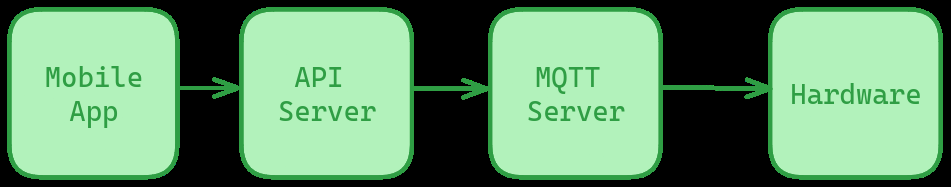
#> input picture images/flow.png, 951 x 187 px
$ python -i ocr.py   (imports and definitions only)
#> lines starting #> are read from the running program, lines starting #| are printed output that depends on the picture; after the words box and inside, x2 and y2 are one past the last pixel; in counts of white or black regions, pixels touching at a corner belong together
import cv2
import numpy as np
import pytesseract

def order_points(pts):
	rect = np.zeros((4, 2), dtype='float32')
	pts = np.array(pts)
	s = pts.sum(axis=1)
	rect[0] = pts[np.argmin(s)]
	rect[2] = pts[np.argmax(s)]
	diff = np.diff(pts, axis=1)
	rect[1] = pts[np.argmin(diff)]
	rect[3] = pts[np.argmax(diff)]
	return rect.astype('int').tolist()

def preprocessImg(path):
#> called with path = '../images/flow.png'
    img = cv2.imread(path, cv2.IMREAD_COLOR)
#> img is the input picture: shape (187, 951, 3); mean B, G, R 113.6, 153.8, 106.3
    dim_limit = 1080
    max_dim = max(img.shape)
#> max_dim = 951
    if max_dim > dim_limit:
        resize_scale = dim_limit / max_dim
        img = cv2.resize(img, None, fx=resize_scale, fy=resize_scale)

	# Making Copy of original image.
    orig_img = img.copy()
	# Repeated Closing operation to remove text from the document.
    kernel = np.ones((5,5),np.uint8)
    img = cv2.morphologyEx(img, cv2.MORPH_CLOSE, kernel, iterations= 3)
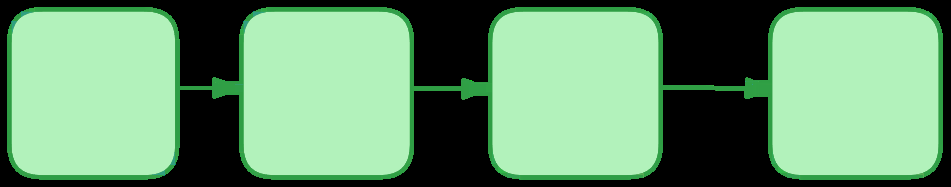
#> img: shape (187, 951, 3); mean B, G, R 116.5, 156.1, 109.4
    mask = np.zeros(img.shape[:2],np.uint8)
    bgdModel = np.zeros((1,65),np.float64)
    fgdModel = np.zeros((1,65),np.float64)
    rect = (20,20,img.shape[1]-20,img.shape[0]-20)
#> rect = (20, 20, 931, 167)
    cv2.grabCut(img,mask,rect,bgdModel,fgdModel,5,cv2.GC_INIT_WITH_RECT)
    mask2 = np.where((mask==2)|(mask==0),0,1).astype('uint8')
    img = img*mask2[:,:,np.newaxis]
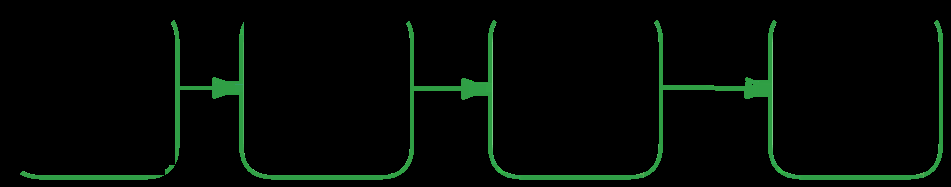
#> img: shape (187, 951, 3); mean B, G, R 4, 9, 2.8
    gray = cv2.cvtColor(img, cv2.COLOR_BGR2GRAY)
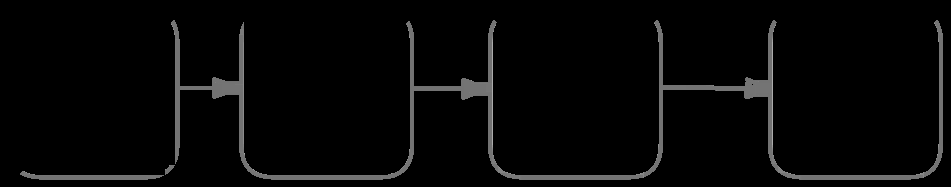
#> gray: shape (187, 951); min 0, max 172, mean 6.6
    gray = cv2.GaussianBlur(gray, (11, 11), 0)
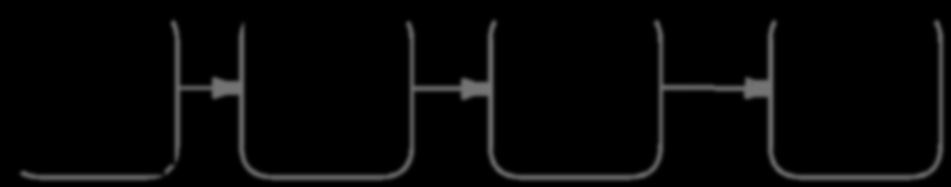
#> gray: shape (187, 951); min 0, max 118, mean 6.6

    v = np.median(gray)
#> v = 0
    sigma = 1.5
    lower = int(max(0, (1.0 - sigma) * v))
#> lower = 0
    upper = int(min(255, (1.0 + sigma) * v))
#> upper = 0
	# Edge Detection.
    canny = cv2.Canny(gray, lower, upper)
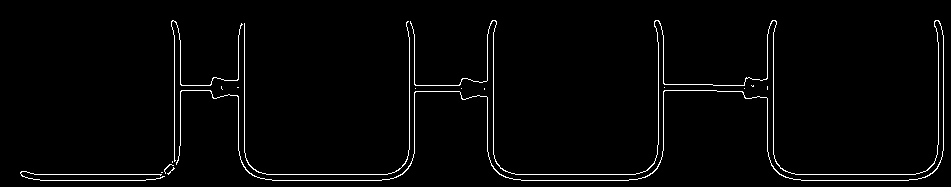
#> canny: shape (187, 951); 2.2% white in thin lines or dots, all inside (x1, y1, x2, y2) = (20, 20, 944, 181)
    canny = cv2.dilate(canny, cv2.getStructuringElement(cv2.MORPH_ELLIPSE,(5,5)))
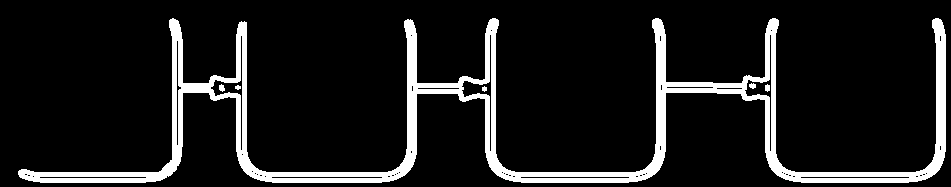
#> canny: shape (187, 951); 10.9% white; 6 white regions
	# Finding contours for the detected edges.
    contours, hierarchy = cv2.findContours(canny, cv2.RETR_LIST, cv2.CHAIN_APPROX_NONE)
#> contours = 59 contours, 44 with area under 20; largest, box (x1, y1, x2, y2) and area: (18, 18, 946, 183) 19424, (210, 35, 243, 151) 573, (744, 34, 772, 152) 570, (461, 34, 492, 152) 565, (271, 176, 383, 179) 220
	# Keeping only the largest detected contour.
    page = sorted(contours, key=cv2.contourArea, reverse=True)[:5]
#> page = 5 contours; box (x1, y1, x2, y2) and area: (18, 18, 946, 183) 19424, (210, 35, 243, 151) 573, (744, 34, 772, 152) 570, (461, 34, 492, 152) 565, (271, 176, 383, 179) 220
	# Loop over the contours.
    for c in page:
		# Approximate the contour.
        epsilon = 0.02 * cv2.arcLength(c, True)
        corners = cv2.approxPolyDP(c, epsilon, True)
		# If our approximated contour has four points
        if len(corners) == 4:
            break
#> this loop made 5 passes
#> epsilon on passes 1 to 4: 77.94, 5.88, 5.71, 5.98
#> (epsilon, corners) on pass 5: (4.47, [[271, 177], [382, 177]])
	# Sorting the corners and converting them to desired shape.
    corners = sorted(np.concatenate(corners).tolist())
	# Rearranging the order of the corner points.
    corners = order_points(corners)
#> in order_points, `pts = np.array(pts)`: pts = [[271, 177], [382, 177]]
#> in order_points, `s = pts.sum(axis=1)`: s = [448, 559]
#> in order_points, `diff = np.diff(pts, axis=1)`: diff = [-94, -205]
#> corners = [[271, 177], [382, 177], [382, 177], [271, 177]]
    (tl, tr, br, bl) = corners
#> tl = [271, 177]; tr = [382, 177]; br = [382, 177]; bl = [271, 177]
	# Finding the maximum width.
    widthA = np.sqrt(((br[0] - bl[0]) ** 2) + ((br[1] - bl[1]) ** 2))
#> widthA = 111
    widthB = np.sqrt(((tr[0] - tl[0]) ** 2) + ((tr[1] - tl[1]) ** 2))
#> widthB = 111
    maxWidth = max(int(widthA), int(widthB))
#> maxWidth = 111
	# Finding the maximum height.
    heightA = np.sqrt(((tr[0] - br[0]) ** 2) + ((tr[1] - br[1]) ** 2))
#> heightA = 0
    heightB = np.sqrt(((tl[0] - bl[0]) ** 2) + ((tl[1] - bl[1]) ** 2))
#> heightB = 0
    maxHeight = max(int(heightA), int(heightB))
#> maxHeight = 0
	# Final destination co-ordinates.
    destination_corners = [[0, 0],[maxWidth, 0],[maxWidth, maxHeight],[0, maxHeight]]
#> destination_corners = [[0, 0], [111, 0], [111, 0], [0, 0]]
	# Getting the homography.
    homography = cv2.getPerspectiveTransform(np.float32(corners), np.float32(destination_corners))
#> homography = [[0, 0, 0], [-2.06e-17, -0.00565, 1], [0, 0, 0]]
	# Perspective transform using homography.
    final = cv2.warpPerspective(orig_img, np.float32(homography), (maxWidth, maxHeight), flags=cv2.INTER_LINEAR)
#> final: shape (187, 951, 3); every value is 0
    return final

def fetchText(modellang, preprocessedimg):
    pytesseract.pytesseract.tesseract_cmd = 'Tesseract-ocr\\tesseract.exe'
    text = pytesseract.image_to_string(preprocessedimg, lang=modellang)
    return text

>>> result = preprocessImg('../images/flow.png')
